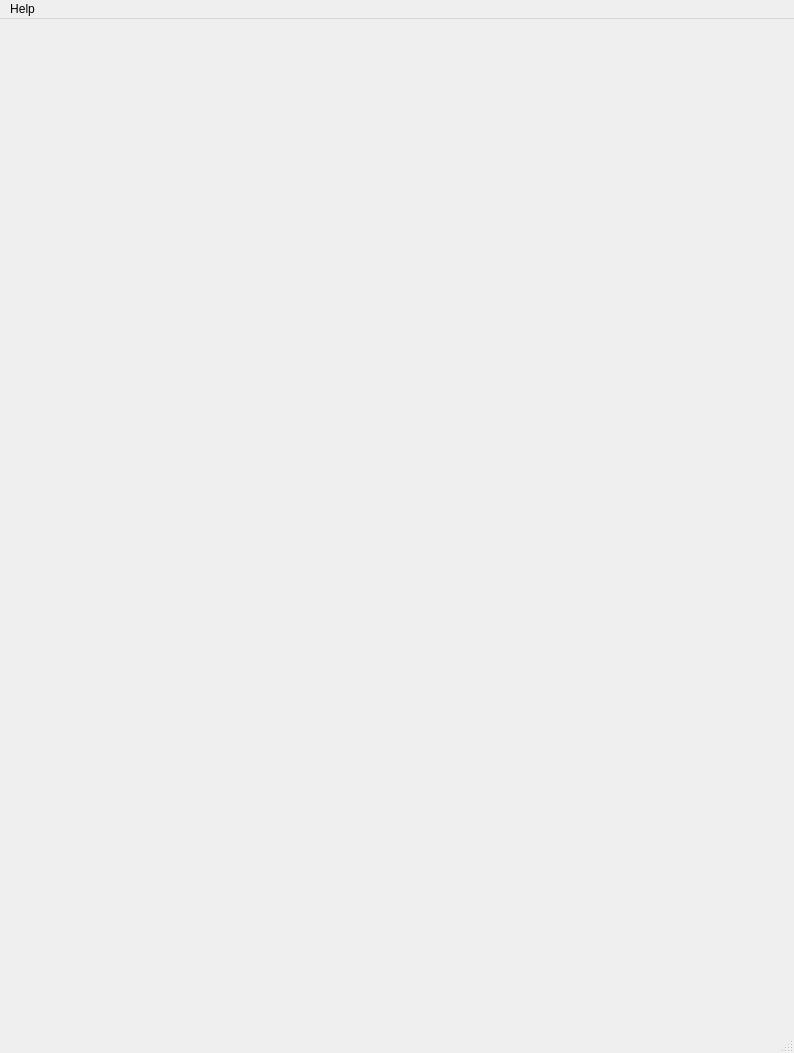
<?xml version="1.0" encoding="UTF-8"?>
<ui version="4.0">
 <class>MainWindow</class>
 <widget class="QMainWindow" name="MainWindow">
  <property name="geometry">
   <rect>
    <x>0</x>
    <y>0</y>
    <width>794</width>
    <height>1053</height>
   </rect>
  </property>
  <property name="windowTitle">
   <string>BeempyTerminal</string>
  </property>
  <widget class="QWidget" name="centralwidget">
   <layout class="QGridLayout" name="gridLayout">
    <item row="0" column="0">
     <widget class="Terminal" name="widget" native="true"/>
    </item>
   </layout>
  </widget>
  <widget class="QMenuBar" name="menubar">
   <property name="geometry">
    <rect>
     <x>0</x>
     <y>0</y>
     <width>794</width>
     <height>26</height>
    </rect>
   </property>
   <widget class="QMenu" name="menuAbout">
    <property name="title">
     <string>Help</string>
    </property>
    <addaction name="actionAbout"/>
   </widget>
   <addaction name="menuAbout"/>
  </widget>
  <widget class="QStatusBar" name="statusbar"/>
  <action name="actionAbout">
   <property name="text">
    <string>About</string>
   </property>
  </action>
  <action name="actionadd">
   <property name="text">
    <string>add</string>
   </property>
  </action>
 </widget>
 <customwidgets>
  <customwidget>
   <class>Terminal</class>
   <extends>QWidget</extends>
   <header>main.h</header>
   <container>1</container>
  </customwidget>
 </customwidgets>
 <resources/>
 <connections/>
</ui>
